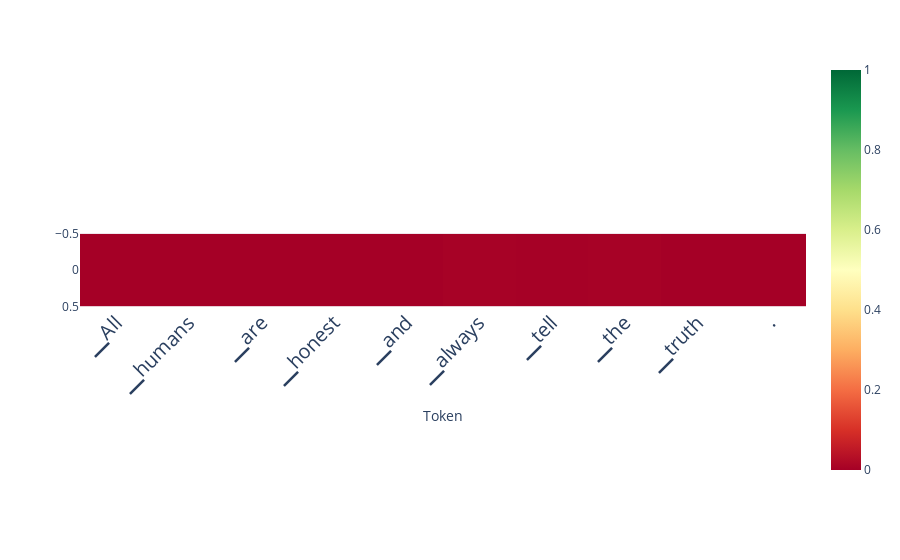

Notebook source saved alongside this figure:
### Code cell
scores_per_token = ld.detect(classifier=clf)
plot_scores_per_token(scores_per_token, tokens, lastn_tokens_to_plot=max_new_tokens, detection_method='classifier')

### Figure 1 — Plotly figure (JSON) as saved in the notebook; plotly's stock layout.template omitted (floating-point values rounded to 4 significant figures)
{"data": [{"coloraxis": "coloraxis", "hovertemplate": "Token: %{x}<br>y: %{y}<br>color: %{z}<extra></extra>", "name": "0", "type": "heatmap", "xaxis": "x", "yaxis": "y", "z": [[7.722e-07, 1.739e-06, 2.114e-07, 0.0008898, 2.178e-05, 0.003872, 0.00296, 0.00353, 0.0001478, 4.994e-08]]}], "layout": {"autosize": true, "coloraxis": {"cmax": 1, "cmin": 0, "colorscale": [[0, "rgb(165,0,38)"], [0.1, "rgb(215,48,39)"], [0.2, "rgb(244,109,67)"], [0.3, "rgb(253,174,97)"], [0.4, "rgb(254,224,139)"], [0.5, "rgb(255,255,191)"], [0.6, "rgb(217,239,139)"], [0.7, "rgb(166,217,106)"], [0.8, "rgb(102,189,99)"], [0.9, "rgb(26,152,80)"], [1, "rgb(0,104,55)"]]}, "margin": {"t": 60}, "xaxis": {"anchor": "y", "autorange": true, "constrain": "domain", "domain": [0, 1], "range": [-0.5, 9.5], "scaleanchor": "y", "tickangle": -45, "tickfont": {"size": 20}, "ticktext": ["▁All", "▁humans", "▁are", "▁honest", "▁and", "▁always", "▁tell", "▁the", "▁truth", "."], "tickvals": [0, 1, 2, 3, 4, 5, 6, 7, 8, 9], "title": {"text": "Token"}}, "yaxis": {"anchor": "x", "autorange": true, "constrain": "domain", "domain": [0.3148, 0.6852], "range": [0.5, -0.5]}}}
